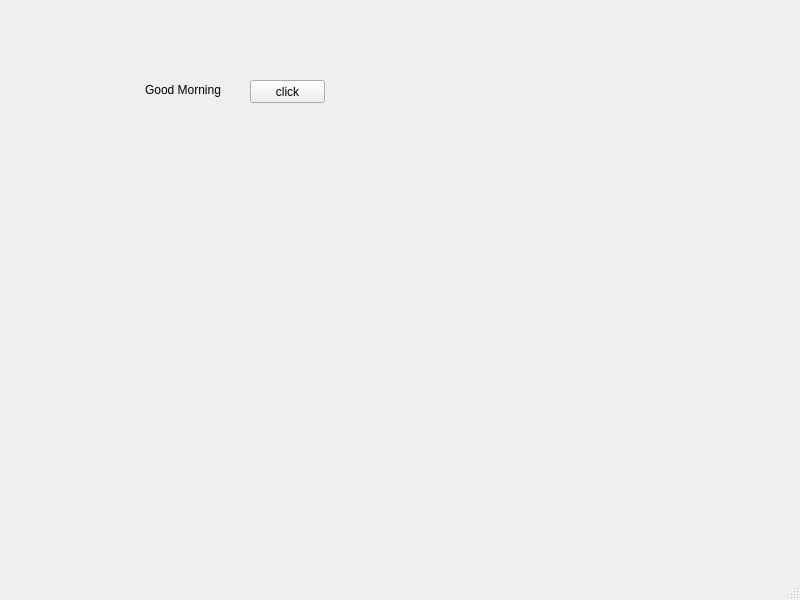
<?xml version="1.0" encoding="UTF-8"?>
<ui version="4.0">
 <class>MainWindow</class>
 <widget class="QMainWindow" name="MainWindow">
  <property name="geometry">
   <rect>
    <x>0</x>
    <y>0</y>
    <width>800</width>
    <height>600</height>
   </rect>
  </property>
  <property name="windowTitle">
   <string>MainWindow</string>
  </property>
  <widget class="QWidget" name="centralwidget">
   <widget class="QLabel" name="lbl">
    <property name="geometry">
     <rect>
      <x>145</x>
      <y>80</y>
      <width>81</width>
      <height>20</height>
     </rect>
    </property>
    <property name="text">
     <string>Good Morning</string>
    </property>
   </widget>
   <widget class="QPushButton" name="pb">
    <property name="geometry">
     <rect>
      <x>250</x>
      <y>80</y>
      <width>75</width>
      <height>23</height>
     </rect>
    </property>
    <property name="text">
     <string>click</string>
    </property>
   </widget>
  </widget>
  <widget class="QMenuBar" name="">
   <property name="geometry">
    <rect>
     <x>0</x>
     <y>0</y>
     <width>800</width>
     <height>21</height>
    </rect>
   </property>
  </widget>
  <widget class="QStatusBar" name="statusbar"/>
 </widget>
 <resources/>
 <connections/>
</ui>
